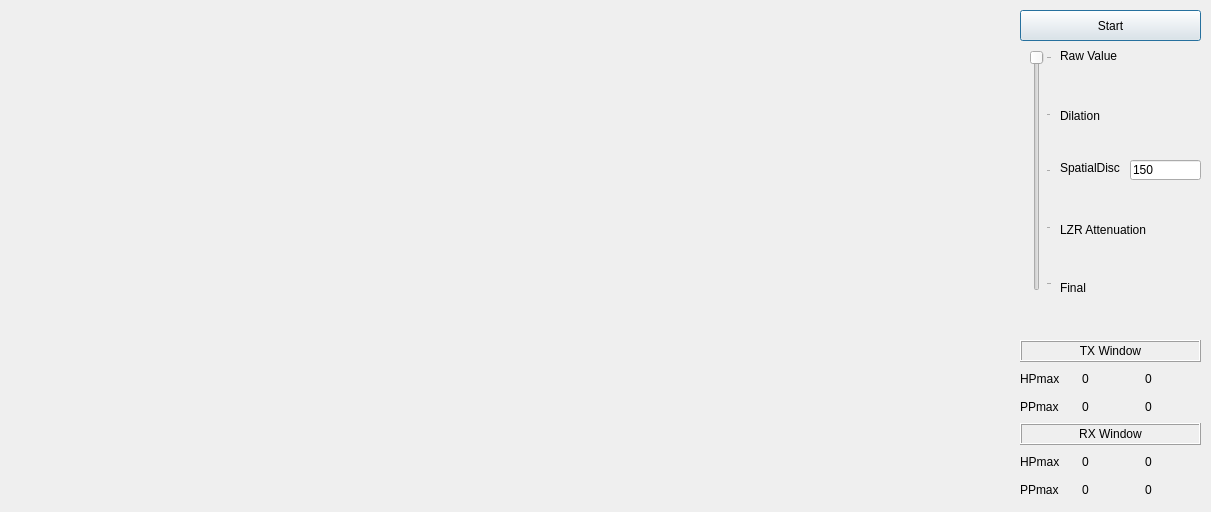
<?xml version="1.0" encoding="UTF-8"?>
<ui version="4.0">
 <class>WmsDialog</class>
 <widget class="QDialog" name="WmsDialog">
  <property name="geometry">
   <rect>
    <x>0</x>
    <y>0</y>
    <width>1211</width>
    <height>512</height>
   </rect>
  </property>
  <property name="sizePolicy">
   <sizepolicy hsizetype="Fixed" vsizetype="Fixed">
    <horstretch>0</horstretch>
    <verstretch>0</verstretch>
   </sizepolicy>
  </property>
  <property name="maximumSize">
   <size>
    <width>11731</width>
    <height>11111</height>
   </size>
  </property>
  <property name="windowTitle">
   <string>Window Monitoring</string>
  </property>
  <widget class="QCustomPlot" name="customPlot" native="true">
   <property name="geometry">
    <rect>
     <x>10</x>
     <y>10</y>
     <width>1001</width>
     <height>491</height>
    </rect>
   </property>
  </widget>
  <widget class="QPushButton" name="pushButton_wmsStart">
   <property name="geometry">
    <rect>
     <x>1020</x>
     <y>10</y>
     <width>181</width>
     <height>31</height>
    </rect>
   </property>
   <property name="text">
    <string>Start</string>
   </property>
  </widget>
  <widget class="QSlider" name="vSlider">
   <property name="geometry">
    <rect>
     <x>1030</x>
     <y>50</y>
     <width>22</width>
     <height>241</height>
    </rect>
   </property>
   <property name="maximum">
    <number>4</number>
   </property>
   <property name="orientation">
    <enum>Qt::Vertical</enum>
   </property>
   <property name="invertedAppearance">
    <bool>true</bool>
   </property>
   <property name="tickPosition">
    <enum>QSlider::TicksBelow</enum>
   </property>
   <property name="tickInterval">
    <number>1</number>
   </property>
  </widget>
  <widget class="QLabel" name="label">
   <property name="geometry">
    <rect>
     <x>1060</x>
     <y>50</y>
     <width>75</width>
     <height>12</height>
    </rect>
   </property>
   <property name="font">
    <font>
     <pointsize>9</pointsize>
    </font>
   </property>
   <property name="text">
    <string>Raw Value</string>
   </property>
  </widget>
  <widget class="QLabel" name="label_2">
   <property name="geometry">
    <rect>
     <x>1060</x>
     <y>110</y>
     <width>75</width>
     <height>12</height>
    </rect>
   </property>
   <property name="font">
    <font>
     <pointsize>9</pointsize>
    </font>
   </property>
   <property name="text">
    <string>Dilation</string>
   </property>
  </widget>
  <widget class="QLabel" name="label_3">
   <property name="geometry">
    <rect>
     <x>1060</x>
     <y>160</y>
     <width>75</width>
     <height>16</height>
    </rect>
   </property>
   <property name="font">
    <font>
     <pointsize>9</pointsize>
    </font>
   </property>
   <property name="text">
    <string>SpatialDisc</string>
   </property>
  </widget>
  <widget class="QLabel" name="label_4">
   <property name="geometry">
    <rect>
     <x>1060</x>
     <y>220</y>
     <width>91</width>
     <height>21</height>
    </rect>
   </property>
   <property name="font">
    <font>
     <pointsize>9</pointsize>
    </font>
   </property>
   <property name="text">
    <string>&lt;html&gt;&lt;head/&gt;&lt;body&gt;&lt;p&gt;LZR Attenuation&lt;/p&gt;&lt;/body&gt;&lt;/html&gt;</string>
   </property>
  </widget>
  <widget class="QLabel" name="label_5">
   <property name="geometry">
    <rect>
     <x>1060</x>
     <y>280</y>
     <width>91</width>
     <height>16</height>
    </rect>
   </property>
   <property name="font">
    <font>
     <pointsize>9</pointsize>
    </font>
   </property>
   <property name="text">
    <string>Final</string>
   </property>
  </widget>
  <widget class="QWidget" name="gridLayoutWidget">
   <property name="geometry">
    <rect>
     <x>1020</x>
     <y>340</y>
     <width>181</width>
     <height>161</height>
    </rect>
   </property>
   <layout class="QGridLayout" name="gridLayout">
    <property name="sizeConstraint">
     <enum>QLayout::SetMinimumSize</enum>
    </property>
    <item row="7" column="0">
     <widget class="QLabel" name="label_14">
      <property name="minimumSize">
       <size>
        <width>30</width>
        <height>0</height>
       </size>
      </property>
      <property name="text">
       <string>PPmax</string>
      </property>
     </widget>
    </item>
    <item row="4" column="0">
     <widget class="QLabel" name="label_9">
      <property name="minimumSize">
       <size>
        <width>30</width>
        <height>0</height>
       </size>
      </property>
      <property name="text">
       <string>PPmax</string>
      </property>
     </widget>
    </item>
    <item row="6" column="1">
     <widget class="QLabel" name="labelRxHpSectNum">
      <property name="text">
       <string>0</string>
      </property>
     </widget>
    </item>
    <item row="7" column="1">
     <widget class="QLabel" name="labelRxPpSectNum">
      <property name="text">
       <string>0</string>
      </property>
     </widget>
    </item>
    <item row="2" column="0">
     <widget class="QLabel" name="label_7">
      <property name="minimumSize">
       <size>
        <width>30</width>
        <height>0</height>
       </size>
      </property>
      <property name="text">
       <string>HPmax</string>
      </property>
     </widget>
    </item>
    <item row="6" column="0">
     <widget class="QLabel" name="label_12">
      <property name="minimumSize">
       <size>
        <width>30</width>
        <height>0</height>
       </size>
      </property>
      <property name="text">
       <string>HPmax</string>
      </property>
     </widget>
    </item>
    <item row="4" column="1">
     <widget class="QLabel" name="labelTxPpSectNum">
      <property name="text">
       <string>0</string>
      </property>
     </widget>
    </item>
    <item row="2" column="1">
     <widget class="QLabel" name="labelTxHpSectNum">
      <property name="text">
       <string>0</string>
      </property>
     </widget>
    </item>
    <item row="2" column="2">
     <widget class="QLabel" name="labelTxHpVal">
      <property name="text">
       <string>0</string>
      </property>
     </widget>
    </item>
    <item row="0" column="0" colspan="3">
     <widget class="QLabel" name="label_6">
      <property name="frameShape">
       <enum>QFrame::Box</enum>
      </property>
      <property name="frameShadow">
       <enum>QFrame::Raised</enum>
      </property>
      <property name="text">
       <string>TX Window</string>
      </property>
      <property name="alignment">
       <set>Qt::AlignCenter</set>
      </property>
     </widget>
    </item>
    <item row="5" column="0" colspan="3">
     <widget class="QLabel" name="label_11">
      <property name="frameShape">
       <enum>QFrame::Box</enum>
      </property>
      <property name="frameShadow">
       <enum>QFrame::Raised</enum>
      </property>
      <property name="text">
       <string>RX Window</string>
      </property>
      <property name="alignment">
       <set>Qt::AlignCenter</set>
      </property>
     </widget>
    </item>
    <item row="4" column="2">
     <widget class="QLabel" name="labelTxPpVal">
      <property name="text">
       <string>0</string>
      </property>
     </widget>
    </item>
    <item row="6" column="2">
     <widget class="QLabel" name="labelRxHpVal">
      <property name="text">
       <string>0</string>
      </property>
     </widget>
    </item>
    <item row="7" column="2">
     <widget class="QLabel" name="labelRxPpVal">
      <property name="text">
       <string>0</string>
      </property>
     </widget>
    </item>
   </layout>
  </widget>
  <widget class="QLineEdit" name="lineEdit_threshold">
   <property name="geometry">
    <rect>
     <x>1130</x>
     <y>160</y>
     <width>71</width>
     <height>20</height>
    </rect>
   </property>
   <property name="toolTip">
    <string>spatial threshold</string>
   </property>
   <property name="text">
    <string>150</string>
   </property>
  </widget>
 </widget>
 <customwidgets>
  <customwidget>
   <class>QCustomPlot</class>
   <extends>QWidget</extends>
   <header>qcustomplot.h</header>
   <container>1</container>
  </customwidget>
 </customwidgets>
 <resources/>
 <connections/>
</ui>
